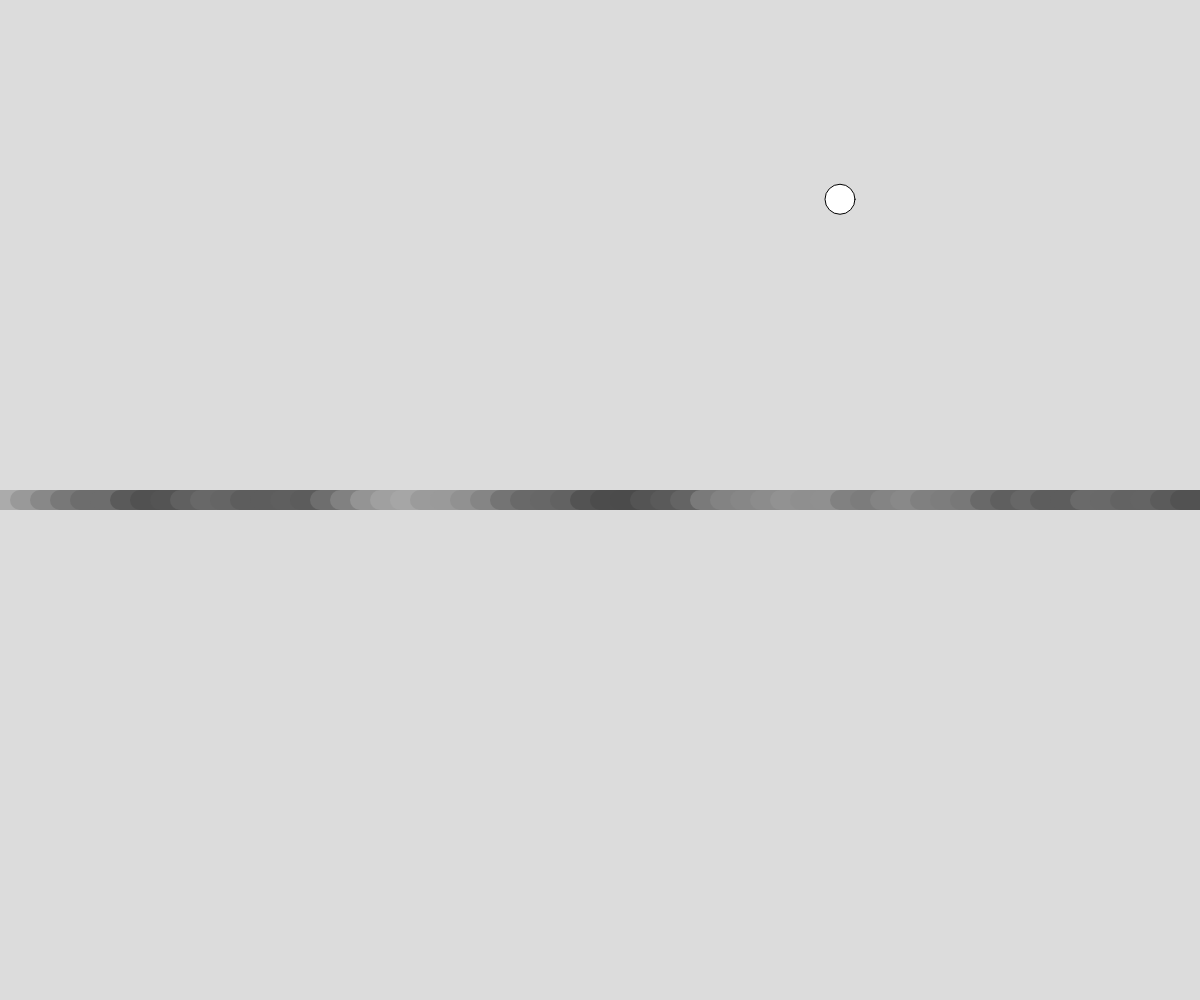
Frame 1 (no input)
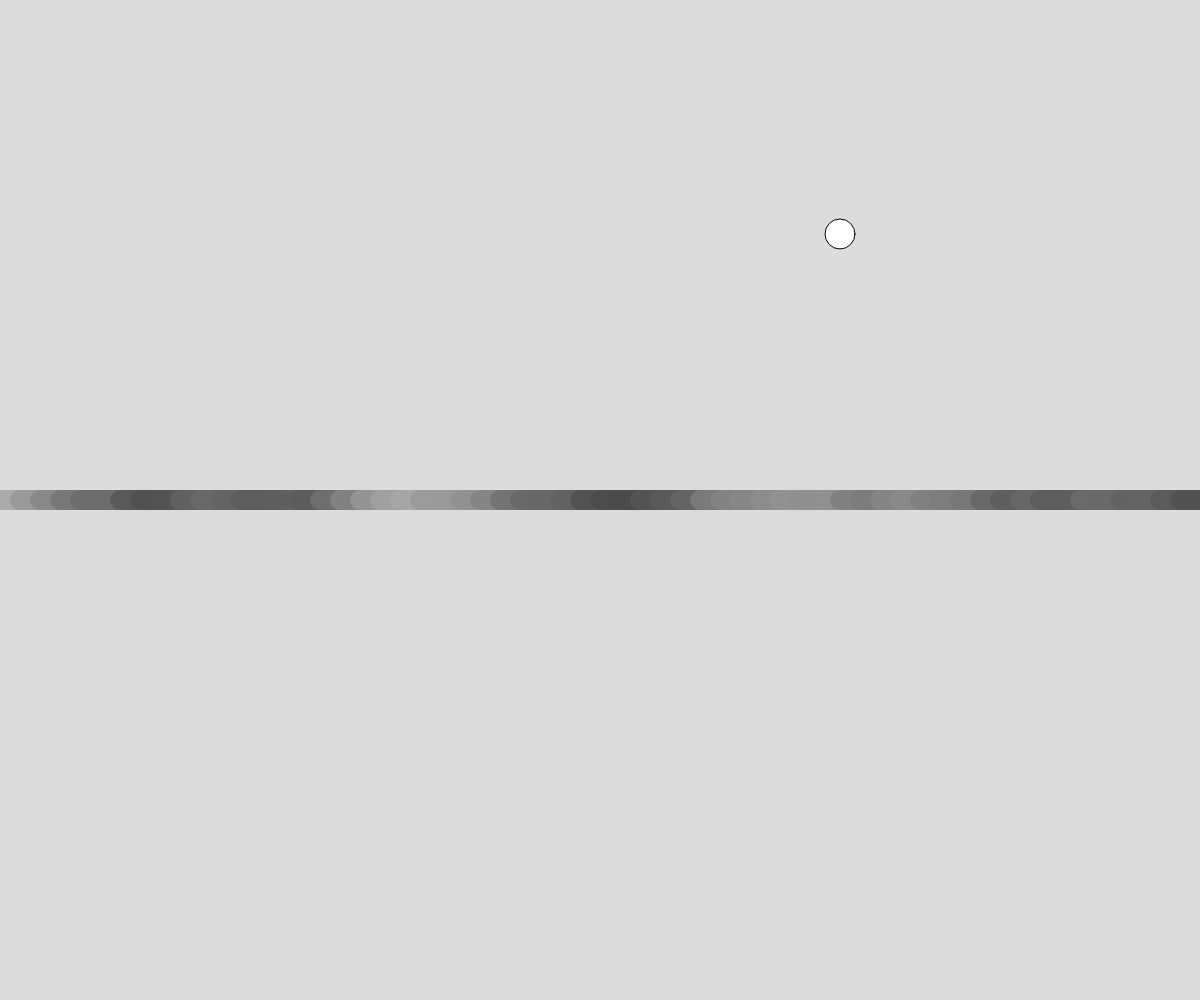
Frame 60 (no input)
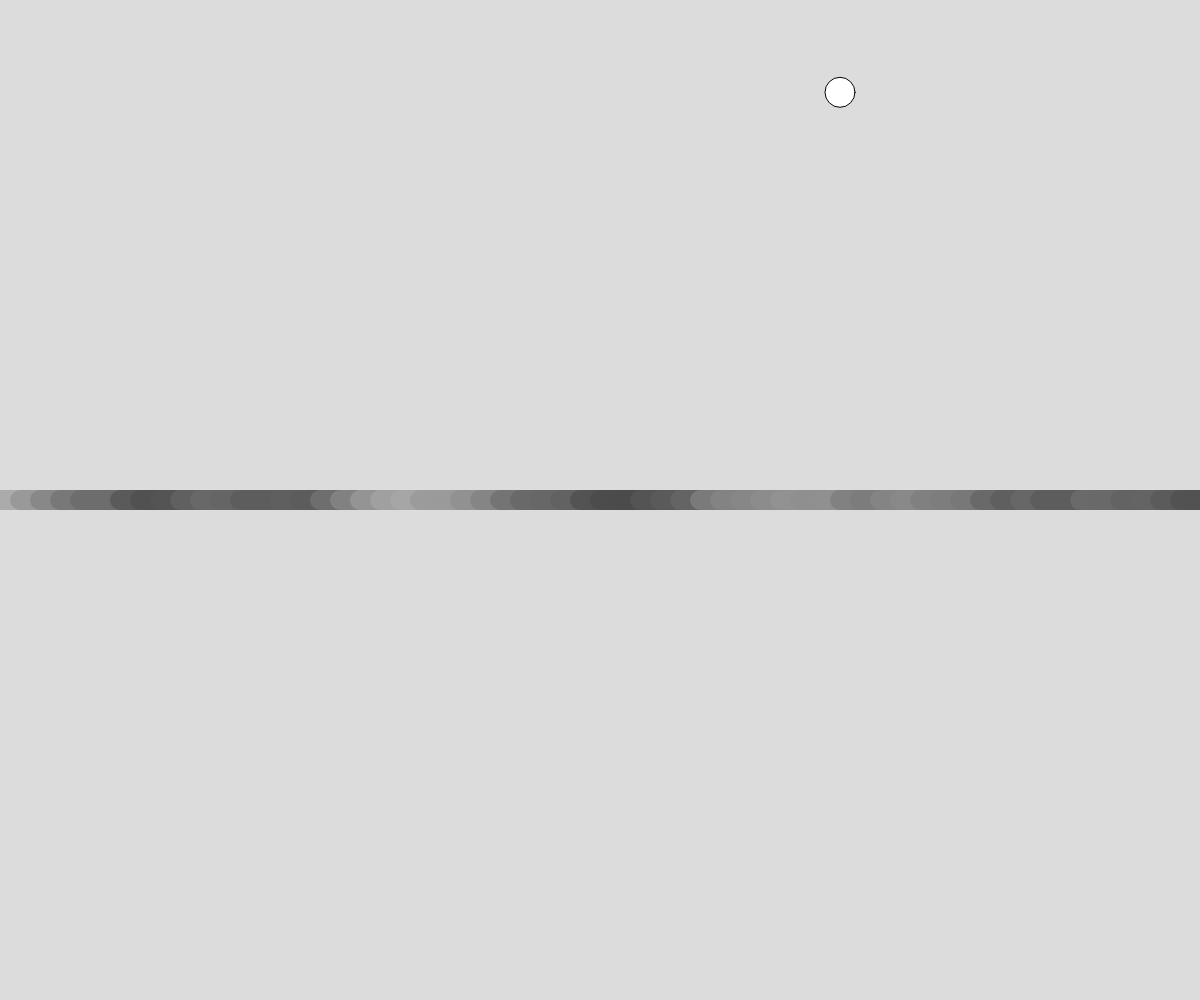
Frame 120 (the mouse pressed at the canvas centre since frame 60)

The p5.js sketch that drew these frames (run headless with seeded random() and noise() and a simulated clock; from frame 60 on, the mouse is pressed at the canvas centre):

// p5.js sketch
// ── sketch.js
// Noisy Numbers
// tanya
// 7 March 2024
// look at randomness : uniform distributioon vs perlin noise

//global variables
let segmentLength = 20;
let ballY = 200;
let ySpeed;
let ballTime = 10;

function setup() {
  createCanvas(windowWidth, windowHeight);
}

function segmentLine(){
  //using loop, draw one line made up of many lines
  strokeWeight(20);
  let greyTime = 0;
  let x = 0;
  while (x<width){
    //option 1: random()
    let greyValue = random(0, 255);

    //option 2: perlin noise()
    greyValue = noise(greyTime);
    greyValue = map(greyValue, 0, 1, 0, 255);
    greyTime += 0.1;

    stroke(greyValue);
    line(x, height/2, x+segmentLength, height/2);
    x+= segmentLength;
  }
}

function moveBall(){
  //option 2: using random
  strokeWeight(1); stroke(0);
  ySpeed = random(-20, 20);

  //option 2: perlin noise()
  ySpeed = noise(ballTime);
  ySpeed = map(ySpeed, 0, 1, -10, 10);
  ballTime += 0.03;

  ballY += ySpeed;
  circle(width*0.7, ballY, 30);
}

function draw() {
  background(220);
  segmentLine();
  moveBall();
}
